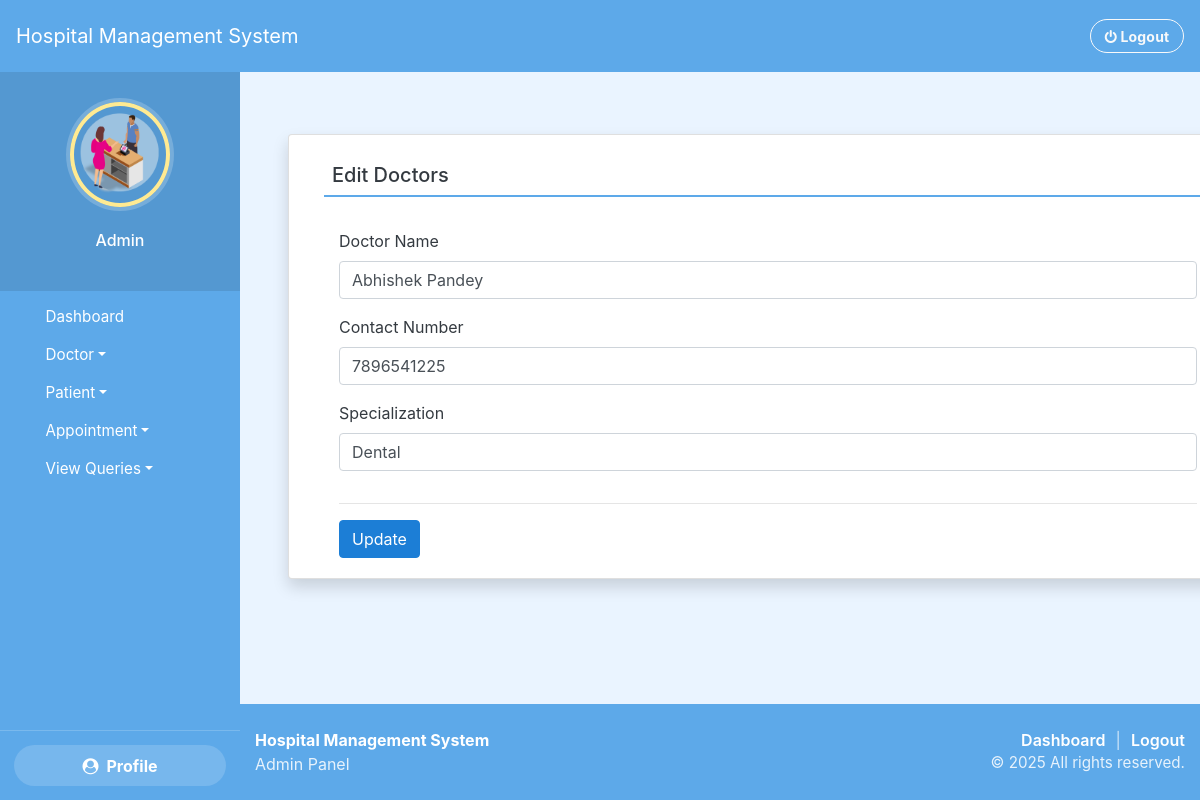
The page /edit_doctor/2 (signed in) on the database its author committed.
### hospitals/models.py (models this page shows, shortened)
class Doctor(models.Model):
    name = models.CharField(max_length=50)
    mobile = models.IntegerField()
    special = models.CharField(max_length=50)

### hospitals/views.py (the view, shortened to what this page needs)
# urls.py: path('edit_doctor/<int:pid>',edit_doctor,name='edit_doctor'),
def edit_doctor(request,pid):
    error = ""
    if not request.user.is_authenticated:
        return redirect('login')
    user = request.user
    doctor = Doctor.objects.get(id=pid)
    return render(request, 'edit_doctor.html', locals())

### hospitals/templates/edit_doctor.html (shortened to what this page needs)
{% extends 'admin_nav.html' %}
{% load static %}
{% block content %}
<div style="height: 1rem;"></div>
<div class="container card shadow m-5">
		<div class="card-body">
			<h5 class="p-2" style="border-bottom: 2px solid #5DA9E9">Edit Doctors</h5>
             <br>
			<div class="container-fluid">
				<form method="post">
					<div class="form-row">
						<div class="col-sm-12">
							<div class="form-group">
								<label>Doctor Name</label>
								<input type="text" name="name" class="form-control" value="{{doctor.name}}" required>
							</div>
						</div>
                    	<div class="col-sm-12">
							<div class="form-group">
								<label>Contact Number</label>
								<input type="text" name="mobile" class="form-control" value="{{doctor.mobile}}" required>
							</div>
						</div>
						<div class="col-sm-12">
							<div class="form-group">
								<label>Specialization</label>
								<input type="text" name="special" class="form-control" value="{{doctor.special}}" required>
							</div>
						</div>
                      </div>
					<hr>
					<input type="submit" value="Update" class="btn btn-primary">
				</form>
			</div>
		</div>
	</div>
{% endblock content %}

### hospitals/static/style.css (style rules this page uses)
body { padding-left: 240px; }

### hospitals/static/theme.css (style rules this page uses)
:root { --primary: #5DA9E9; --primary-light: #EAF4FF; --secondary: #F1F3F5; --background: #FFFFFF; --text: #343A40; --button: #1C7ED6; }
html, body { background: var(--primary-light); color: var(--text); }
body { min-height: 100vh; display: flex; flex-direction: column; }
.btn-primary { background-color: var(--button) !important; border-color: var(--button) !important; }
.card { background: var(--background); }

### hospitals/templates/admin_nav.html (style rules this page uses)
* { margin: 0; padding: 0; box-sizing: border-box; }
:root { --admin-sidebar-width: 240px; --admin-sidebar-width-md: 90px; --admin-topbar-height: 70px; }
html, body { width: 100%; height: 100%; overflow-x: hidden; }
body { padding-left: var(--admin-sidebar-width); padding-top: var(--admin-topbar-height); overflow-y: auto; -ms-overflow-style: none; scrollbar-width: none; }

### rows shown on the page
Doctor: name "Abhishek Pandey", mobile "7896541225", special "Dental"
